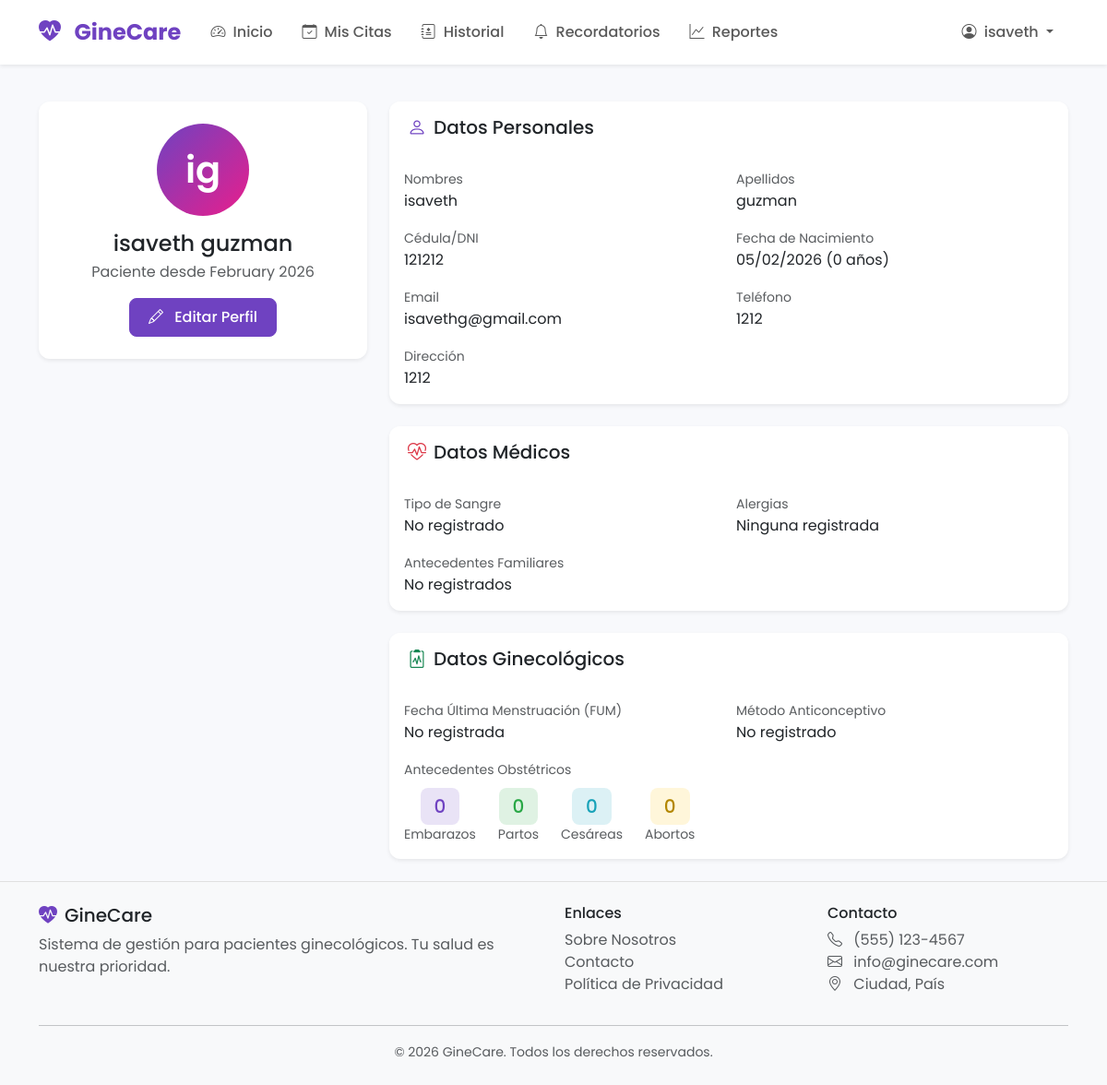
Screenshot of /mi-perfil (signed in) with the database file from the repository.
### clinica_ginecologica/models.py (models this page shows, shortened)
class Paciente(UserMixin, db.Model):
    __tablename__ = 'pacientes'
    id = db.Column(db.Integer, primary_key=True)
    email = db.Column(db.String(120), unique=True, nullable=False)
    password_hash = db.Column(db.String(256), nullable=False)
    nombres = db.Column(db.String(100), nullable=False)
    apellidos = db.Column(db.String(100), nullable=False)
    cedula = db.Column(db.String(20), unique=True, nullable=False)
    fecha_nacimiento = db.Column(db.Date, nullable=False)
    telefono = db.Column(db.String(20))
    direccion = db.Column(db.String(200))
    tipo_sangre = db.Column(db.String(5))
    alergias = db.Column(db.Text)
    antecedentes_familiares = db.Column(db.Text)
    fecha_ultima_menstruacion = db.Column(db.Date)
    embarazos_previos = db.Column(db.Integer, default=0)
    partos = db.Column(db.Integer, default=0)
    cesareas = db.Column(db.Integer, default=0)
    abortos = db.Column(db.Integer, default=0)
    metodo_anticonceptivo = db.Column(db.String(100))
    fecha_registro = db.Column(db.DateTime, default=datetime.utcnow)
    activo = db.Column(db.Boolean, default=True)
    citas = db.relationship('Cita', backref='paciente', lazy=True)
    historiales = db.relationship('HistorialMedico', backref='paciente', lazy=True)
    recordatorios = db.relationship('Recordatorio', backref='paciente', lazy=True)
    @property
    def nombre_completo(self):
        return f"{self.nombres} {self.apellidos}"
    @property
    def edad(self):
        today = datetime.today()
        return today.year - self.fecha_nacimiento.year - (
            (today.month, today.day) < (self.fecha_nacimiento.month, self.fecha_nacimiento.day)
        )

### clinica_ginecologica/app.py (the view)
@app.route('/mi-perfil')
@login_required
def mi_perfil():
    return render_template('perfil.html', paciente=current_user)

### clinica_ginecologica/app.py (called while the page is built)
@login_manager.user_loader
def load_user(user_id):
    return Paciente.query.get(int(user_id))

### clinica_ginecologica/templates/perfil.html (shortened to what this page needs)
{% extends 'base.html' %}
{% block content %}
<div class="row">
    <div class="col-lg-4 mb-4">
        <div class="card border-0 shadow-sm">
            <div class="card-body text-center p-4">
                <div class="avatar-circle mx-auto mb-3">
                    <span class="initials">{{ paciente.nombres[0] }}{{ paciente.apellidos[0] }}</span>
                </div>
                <h4 class="mb-1">{{ paciente.nombre_completo }}</h4>
                <p class="text-muted mb-3">Paciente desde {{ paciente.fecha_registro.strftime('%B %Y') }}</p>
                <a href="{{ url_for('editar_perfil') }}" class="btn btn-primary">
                    <i class="bi bi-pencil me-2"></i> Editar Perfil
                </a>
            </div>
        </div>
    </div>
    <div class="col-lg-8">
        <div class="card border-0 shadow-sm mb-4">
            <div class="card-header bg-white border-0">
                <h5 class="mb-0"><i class="bi bi-person text-primary me-2"></i>Datos Personales</h5>
            </div>
            <div class="card-body">
                <div class="row g-3">
                    <div class="col-md-6">
                        <label class="text-muted small">Nombres</label>
                        <p class="mb-0">{{ paciente.nombres }}</p>
                    </div>
                    <div class="col-md-6">
                        <label class="text-muted small">Apellidos</label>
                        <p class="mb-0">{{ paciente.apellidos }}</p>
                    </div>
                    <div class="col-md-6">
                        <label class="text-muted small">Cédula/DNI</label>
                        <p class="mb-0">{{ paciente.cedula }}</p>
                    </div>
                    <div class="col-md-6">
                        <label class="text-muted small">Fecha de Nacimiento</label>
                        <p class="mb-0">{{ paciente.fecha_nacimiento.strftime('%d/%m/%Y') }} ({{ paciente.edad }} años)</p>
                    </div>
                    <div class="col-md-6">
                        <label class="text-muted small">Email</label>
                        <p class="mb-0">{{ paciente.email }}</p>
                    </div>
                    <div class="col-md-6">
                        <label class="text-muted small">Teléfono</label>
                        <p class="mb-0">{{ paciente.telefono or 'No registrado' }}</p>
                    </div>
                    <div class="col-12">
                        <label class="text-muted small">Dirección</label>
                        <p class="mb-0">{{ paciente.direccion or 'No registrada' }}</p>
                    </div>
                </div>
            </div>
        </div>
        <div class="card border-0 shadow-sm mb-4">
            <div class="card-header bg-white border-0">
                <h5 class="mb-0"><i class="bi bi-heart-pulse text-danger me-2"></i>Datos Médicos</h5>
            </div>
            <div class="card-body">
                <div class="row g-3">
                    <div class="col-md-6">
                        <label class="text-muted small">Tipo de Sangre</label>
                        <p class="mb-0">{{ paciente.tipo_sangre or 'No registrado' }}</p>
                    </div>
                    <div class="col-md-6">
                        <label class="text-muted small">Alergias</label>
                        <p class="mb-0">{{ paciente.alergias or 'Ninguna registrada' }}</p>
                    </div>
                    <div class="col-12">
                        <label class="text-muted small">Antecedentes Familiares</label>
                        <p class="mb-0">{{ paciente.antecedentes_familiares or 'No registrados' }}</p>
                    </div>
                </div>
            </div>
        </div>
        <div class="card border-0 shadow-sm">
            <div class="card-header bg-white border-0">
                <h5 class="mb-0"><i class="bi bi-clipboard2-pulse text-success me-2"></i>Datos Ginecológicos</h5>
            </div>
            <div class="card-body">
                <div class="row g-3">
                    <div class="col-md-6">
                        <label class="text-muted small">Fecha Última Menstruación (FUM)</label>
                        <p class="mb-0">{{ paciente.fecha_ultima_menstruacion.strftime('%d/%m/%Y') if paciente.fecha_ultima_menstruacion else 'No registrada' }}</p>
                    </div>
                    <div class="col-md-6">
                        <label class="text-muted small">Método Anticonceptivo</label>
                        <p class="mb-0">{{ paciente.metodo_anticonceptivo or 'No registrado' }}</p>
                    </div>
                    <div class="col-12">
                        <label class="text-muted small">Antecedentes Obstétricos</label>
                        <div class="d-flex gap-4 mt-2">
                            <div class="text-center">
                                <span class="badge bg-primary-soft text-primary fs-5">{{ paciente.embarazos_previos }}</span>
                                <small class="d-block text-muted">Embarazos</small>
                            </div>
                            <div class="text-center">
                                <span class="badge bg-success-soft text-success fs-5">{{ paciente.partos }}</span>
                                <small class="d-block text-muted">Partos</small>
                            </div>
                            <div class="text-center">
                                <span class="badge bg-info-soft text-info fs-5">{{ paciente.cesareas }}</span>
                                <small class="d-block text-muted">Cesáreas</small>
                            </div>
                            <div class="text-center">
                                <span class="badge bg-warning-soft text-warning fs-5">{{ paciente.abortos }}</span>
                                <small class="d-block text-muted">Abortos</small>
                            </div>
                        </div>
                    </div>
                </div>
            </div>
        </div>
    </div>
</div>
{% endblock %}

### clinica_ginecologica/templates/base.html (shortened to what this page needs)
<!DOCTYPE html>
<html lang="es">
<head>
    <link href="https://cdn.jsdelivr.net/npm/bootstrap@5.3.0/dist/css/bootstrap.min.css" rel="stylesheet">
    <link href="https://cdn.jsdelivr.net/npm/bootstrap-icons@1.10.0/font/bootstrap-icons.css" rel="stylesheet">
    <link rel="stylesheet" href="{{ url_for('static', filename='css/styles.css') }}">
</head>
<body>
    <nav class="navbar navbar-expand-lg navbar-light bg-white shadow-sm sticky-top">
        <div class="container">
            <a class="navbar-brand" href="{{ url_for('index') }}">
                <i class="bi bi-heart-pulse-fill text-primary me-2"></i>
                <span class="fw-bold">GineCare</span>
            </a>
            <div class="collapse navbar-collapse" id="navbarNav">
                {% if current_user.is_authenticated %}
                <ul class="navbar-nav me-auto">
                    <li class="nav-item">
                        <a class="nav-link {% if request.endpoint == 'dashboard' %}active{% endif %}" href="{{ url_for('dashboard') }}">
                            <i class="bi bi-speedometer2 me-1"></i> Inicio
                        </a>
                    </li>
                    <li class="nav-item">
                        <a class="nav-link {% if 'cita' in request.endpoint %}active{% endif %}" href="{{ url_for('mis_citas') }}">
                            <i class="bi bi-calendar-check me-1"></i> Mis Citas
                        </a>
                    </li>
                    <li class="nav-item">
                        <a class="nav-link {% if 'historial' in request.endpoint %}active{% endif %}" href="{{ url_for('historial_medico') }}">
                            <i class="bi bi-journal-medical me-1"></i> Historial
                        </a>
                    </li>
                    <li class="nav-item">
                        <a class="nav-link {% if 'recordatorio' in request.endpoint %}active{% endif %}" href="{{ url_for('mis_recordatorios') }}">
                            <i class="bi bi-bell me-1"></i> Recordatorios
                        </a>
                    </li>
                    <li class="nav-item">
                        <a class="nav-link {% if request.endpoint == 'reportes' %}active{% endif %}" href="{{ url_for('reportes') }}">
                            <i class="bi bi-graph-up me-1"></i> Reportes
                        </a>
                    </li>
                </ul>
                <ul class="navbar-nav">
                    <li class="nav-item dropdown">
                        <a class="nav-link dropdown-toggle" href="#" id="userDropdown" role="button" data-bs-toggle="dropdown">
                            <i class="bi bi-person-circle me-1"></i>
                            {{ current_user.nombres }}
                        </a>
                    </li>
                </ul>
                {% endif %}
            </div>
        </div>
    </nav>
    <main class="{% block main_class %}container py-4{% endblock %}">
        {% block content %}{% endblock %}
    </main>
    <footer class="footer mt-auto py-4 bg-light">
        <div class="container">
            <div class="row">
                <div class="col-md-6">
                    <h5><i class="bi bi-heart-pulse-fill text-primary me-2"></i>GineCare</h5>
                    <p class="text-muted">Sistema de gestión para pacientes ginecológicos. Tu salud es nuestra prioridad.</p>
                </div>
                <div class="col-md-3">
                    <h6>Enlaces</h6>
                    <ul class="list-unstyled">
                        <li><a href="#" class="text-muted">Sobre Nosotros</a></li>
                        <li><a href="#" class="text-muted">Contacto</a></li>
                        <li><a href="#" class="text-muted">Política de Privacidad</a></li>
                    </ul>
                </div>
                <div class="col-md-3">
                    <h6>Contacto</h6>
                    <ul class="list-unstyled text-muted">
                        <li><i class="bi bi-telephone me-2"></i> (555) 123-4567</li>
                        <li><i class="bi bi-envelope me-2"></i> info@ginecare.com</li>
                        <li><i class="bi bi-geo-alt me-2"></i> Ciudad, País</li>
                    </ul>
                </div>
            </div>
            <hr>
            <div class="text-center text-muted">
                <small>&copy; 2026 GineCare. Todos los derechos reservados.</small>
            </div>
        </div>
    </footer>
</body>
</html>

### clinica_ginecologica/static/css/styles.css (style rules this page uses)
:root { --primary-color: #6f42c1; --primary-light: #e8dff5; --secondary-color: #e91e8c; --success-color: #28a745; --warning-color: #ffc107; --danger-color: #dc3545; --info-color: #17a2b8; --light-bg: #f8f9fc; --border-radius: 0.75rem; }
body { font-family: 'Poppins', sans-serif; background-color: var(--light-bg); min-height: 100vh; display: flex; flex-direction: column; }
main { flex: 1; }
.navbar { padding: 0.75rem 1rem; }
.navbar-brand { font-size: 1.5rem; color: var(--primary-color) !important; }
.nav-link { font-weight: 500; padding: 0.5rem 1rem !important; border-radius: var(--border-radius); transition: all 0.3s ease; }
.card { border-radius: var(--border-radius); transition: transform 0.2s ease, box-shadow 0.2s ease; }
.card-header { border-radius: var(--border-radius) var(--border-radius) 0 0 !important; padding: 1rem 1.25rem; }
.btn { border-radius: 0.5rem; font-weight: 500; padding: 0.5rem 1.25rem; transition: all 0.3s ease; }
.btn-primary { background-color: var(--primary-color); border-color: var(--primary-color); }
.badge { font-weight: 500; padding: 0.5em 0.75em; border-radius: 0.5rem; }
.bg-primary-soft { background-color: rgba(111, 66, 193, 0.15) !important; color: var(--primary-color) !important; }
.bg-success-soft { background-color: rgba(40, 167, 69, 0.15) !important; color: var(--success-color) !important; }
.bg-warning-soft { background-color: rgba(255, 193, 7, 0.15) !important; color: #b38600 !important; }
.bg-info-soft { background-color: rgba(23, 162, 184, 0.15) !important; color: var(--info-color) !important; }
.avatar-circle { width: 100px; height: 100px; background: linear-gradient(135deg, var(--primary-color), var(--secondary-color)); border-radius: 50%; display: flex; align-items: center; justify-content: center; }
.avatar-circle .initials { font-size: 2.5rem; font-weight: 600; color: white; }
.footer { background-color: white; border-top: 1px solid #e0e0e0; }
.footer a { text-decoration: none; transition: color 0.3s ease; }
.text-primary { color: var(--primary-color) !important; }
.card { animation: fadeIn 0.3s ease; }

### rows the page displays
Paciente: nombres "isaveth", nombres "i", apellidos "g", nombre_completo "isaveth guzman", fecha_registro "February 2026", apellidos "guzman", cedula "121212", fecha_nacimiento "05/02/2026", edad "0", email "isavethg@gmail.com", telefono "1212", direccion "1212", tipo_sangre "No registrado", alergias "Ninguna registrada", antecedentes_familiares "No registrados", fecha_ultima_menstruacion "No registrada", metodo_anticonceptivo "No registrado", embarazos_previos "0", partos "0", cesareas "0", abortos "0"
